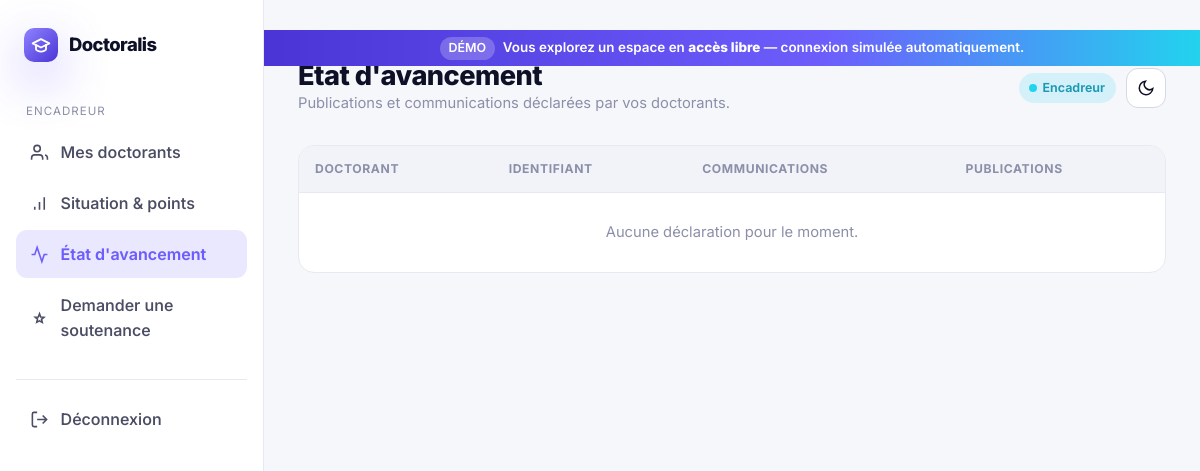
/encadreur/etat/, run on an earlier commit of the app's database.
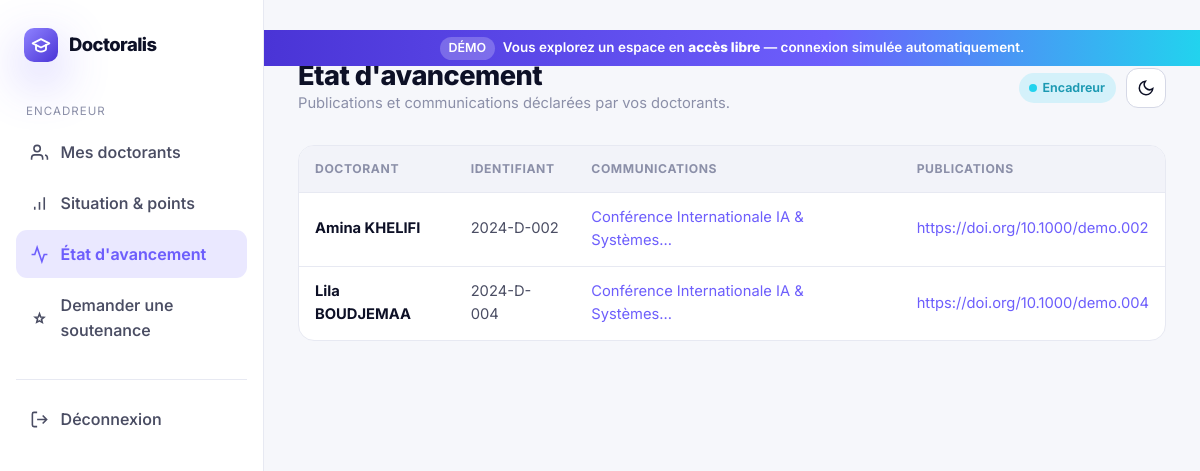
And on a later commit of the database.
### pages/models.py (models this page shows, shortened)
class inscription(models.Model):
    doctorant = models.ForeignKey(Doctorant, on_delete=models.CASCADE, related_name='inscription' ,null=True)
    numero_inscription = models.CharField(max_length=50, null=True)
    nom = models.CharField(max_length=100, null=True)
    prenom = models.CharField(max_length=100, null=True)
    titre_sujet = models.CharField(max_length=200, null=True)
    date_premier_inscription = models.CharField(max_length=50, null=True)
    nom_encadreur = models.CharField(max_length=100, null=True)
    nom_co_encadreur = models.CharField(max_length=100, null=True)
    mail_public = models.CharField(max_length=100, null=True)
    mail_institutionnel = models.CharField(max_length=100, null=True)
    fichier_inscription = models.FileField(upload_to='ficher_inscription/%Y', default=None, null=True)

class situation_doctorant(models.Model):
    doctorant = models.ForeignKey(Doctorant, on_delete=models.CASCADE, related_name='situation_doctorant' ,null=True)
    nom_prenom = models.CharField(max_length=100,null=True)
    publication = models.CharField(max_length=100,null=True)
    communication = models.CharField(max_length=100,null=True)

class Doctorant(models.Model):
    user = models.OneToOneField(User, on_delete=models.CASCADE)
    fichier_inscription = models.FileField(upload_to='ficher_inscription/%Y', default=None, null=True)
    validation = models.BooleanField(default=False)
    annee = models.CharField(max_length=100)
    encadreur = models.ForeignKey(Encadreur, on_delete=models.CASCADE, related_name='doctorants' ,null=True)

class reinscription(models.Model):
    doctorant = models.ForeignKey(Doctorant, on_delete=models.CASCADE, related_name='reinscription' ,null=True)
    numero_inscription = models.CharField(max_length=50, null=True)
    nom = models.CharField(max_length=100, null=True)
    prenom = models.CharField(max_length=100, null=True)
    titre_sujet = models.CharField(max_length=200, null=True)
    nouveau_titre_sujet = models.CharField(max_length=200, null=True)
    date_premier_inscription = models.CharField(max_length=50, null=True)
    nom_encadreur = models.CharField(max_length=100, null=True)
    nom_co_encadreur = models.CharField(max_length=100, null=True)
    nouveau_nom_encadreur = models.CharField(max_length=100, null=True)
    nouveau_nom_co_encadreur = models.CharField(max_length=100, null=True)
    mail_public = models.CharField(max_length=100, null=True)
    mail_institutionnel = models.CharField(max_length=100, null=True)
    fichier_inscription = models.FileField(upload_to='ficher_inscription/%Y', default=None, null=True)
    pv_csd = models.FileField(upload_to='ficher_inscription/%Y', default=None, null=True)

### encadreur/views.py (the view)
# urls.py: path('etat/',views.etat,name='etat'),
def etat(request):
    encadreur = Encadreur.objects.get(user=request.user)  # Retrieve the Encadreur instance of the currently logged-in user
    doctorants = encadreur.doctorants.all()  # Retrieve doctorants associated with the encadreur
    etats = situation_doctorant.objects.filter(doctorant__in=doctorants)  # Filter editions based on the doctorants
    return render(request, 'encadreur/etat.html', {'doctorants': doctorants, 'etats': etats})

### postgraduation/context_processors.py (called while the page is built)
def demo_mode(request):
    return {'DEMO_MODE': getattr(settings, 'DEMO_MODE', False)}

### postgraduation/demo.py (called while the page is built)
def _demo_encadreur_user():
    from django.db.models import Count
    from encadreur.models import Encadreur
    e = (Encadreur.objects.annotate(n=Count('doctorants')).order_by('-n')
         .select_related('user').first())
    return e.user if e else None

    def __call__(self, request):
        return self.get_response(request)

### templates/encadreur/etat.html (shortened to what this page needs)
{% extends 'base_encadreur.html' %}
{% block page_title %}État d'avancement{% endblock %}
{% block page_sub %}Publications et communications déclarées par vos doctorants.{% endblock %}
{% block content %}
<div class="table-wrap">
  <table class="data">
    <thead>
      <tr><th>Doctorant</th><th>Identifiant</th><th>Communications</th><th>Publications</th></tr>
    </thead>
    <tbody>
      {% for etat in etats %}
      <tr>
        <td><b>
          {% for inscription in etat.doctorant.inscription.all %}{{ inscription.prenom }} {{ inscription.nom }}{% endfor %}
          {% for reinscription in etat.doctorant.reinscription.all %}{{ reinscription.prenom }} {{ reinscription.nom }}{% endfor %}
        </b></td>
        <td>{{ etat.doctorant.user.username }}</td>
        <td>{% if etat.communication %}<a href="{{ etat.communication }}" target="_blank" style="color:var(--brand-500)">{{ etat.communication|truncatechars:40 }}</a>{% else %}—{% endif %}</td>
        <td>{% if etat.publication %}<a href="{{ etat.publication }}" target="_blank" style="color:var(--brand-500)">{{ etat.publication|truncatechars:40 }}</a>{% else %}—{% endif %}</td>
      </tr>
      {% empty %}
      <tr><td colspan="4" style="text-align:center;color:var(--muted);padding:28px">Aucune déclaration pour le moment.</td></tr>
      {% endfor %}
    </tbody>
  </table>
</div>
{% endblock %}

What changed in the data, as far as the page shows it:
added situation_doctorant: doctorant.user.username "2024-D-002", communication "Conférence Internationale IA & Systèmes…", publication "https://doi.org/10.1000/demo.002"
added inscription: prenom "Amina", nom "KHELIFI"
added situation_doctorant: doctorant.user.username "2024-D-004", communication "Conférence Internationale IA & Systèmes…", publication "https://doi.org/10.1000/demo.004"
added reinscription: prenom "Lila", nom "BOUDJEMAA"
Also different on the page:
text no longer shown: "Aucune déclaration pour le moment."
